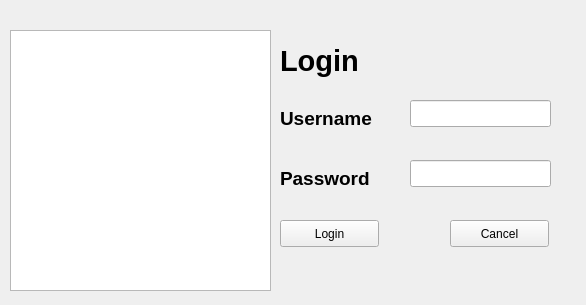
<?xml version="1.0" encoding="UTF-8"?>
<ui version="4.0">
 <class>UserLogin</class>
 <widget class="QMainWindow" name="UserLogin">
  <property name="geometry">
   <rect>
    <x>0</x>
    <y>0</y>
    <width>586</width>
    <height>305</height>
   </rect>
  </property>
  <property name="windowTitle">
   <string>MainWindow</string>
  </property>
  <widget class="QWidget" name="centralwidget">
   <widget class="QLabel" name="label">
    <property name="geometry">
     <rect>
      <x>280</x>
      <y>40</y>
      <width>81</width>
      <height>41</height>
     </rect>
    </property>
    <property name="font">
     <font>
      <pointsize>22</pointsize>
      <weight>75</weight>
      <bold>true</bold>
     </font>
    </property>
    <property name="text">
     <string>Login</string>
    </property>
   </widget>
   <widget class="QLabel" name="label_2">
    <property name="geometry">
     <rect>
      <x>280</x>
      <y>110</y>
      <width>101</width>
      <height>17</height>
     </rect>
    </property>
    <property name="font">
     <font>
      <pointsize>14</pointsize>
      <weight>75</weight>
      <bold>true</bold>
     </font>
    </property>
    <property name="text">
     <string>Username</string>
    </property>
   </widget>
   <widget class="QLabel" name="label_3">
    <property name="geometry">
     <rect>
      <x>280</x>
      <y>170</y>
      <width>101</width>
      <height>17</height>
     </rect>
    </property>
    <property name="font">
     <font>
      <pointsize>14</pointsize>
      <weight>75</weight>
      <bold>true</bold>
     </font>
    </property>
    <property name="text">
     <string>Password</string>
    </property>
   </widget>
   <widget class="QLineEdit" name="lineEdit">
    <property name="geometry">
     <rect>
      <x>410</x>
      <y>100</y>
      <width>141</width>
      <height>27</height>
     </rect>
    </property>
   </widget>
   <widget class="QLineEdit" name="lineEdit_2">
    <property name="geometry">
     <rect>
      <x>410</x>
      <y>160</y>
      <width>141</width>
      <height>27</height>
     </rect>
    </property>
    <property name="echoMode">
     <enum>QLineEdit::Password</enum>
    </property>
   </widget>
   <widget class="QPushButton" name="pushButton">
    <property name="geometry">
     <rect>
      <x>280</x>
      <y>220</y>
      <width>99</width>
      <height>27</height>
     </rect>
    </property>
    <property name="text">
     <string>Login</string>
    </property>
   </widget>
   <widget class="QPushButton" name="pushButton_2">
    <property name="geometry">
     <rect>
      <x>450</x>
      <y>220</y>
      <width>99</width>
      <height>27</height>
     </rect>
    </property>
    <property name="text">
     <string>Cancel</string>
    </property>
   </widget>
   <widget class="QGraphicsView" name="graphicsView">
    <property name="geometry">
     <rect>
      <x>10</x>
      <y>30</y>
      <width>261</width>
      <height>261</height>
     </rect>
    </property>
    <property name="styleSheet">
     <string notr="true">background-image: url(:/newPrefix/login.png);</string>
    </property>
   </widget>
  </widget>
 </widget>
 <resources>
  <include location="log.qrc"/>
 </resources>
 <connections/>
</ui>
